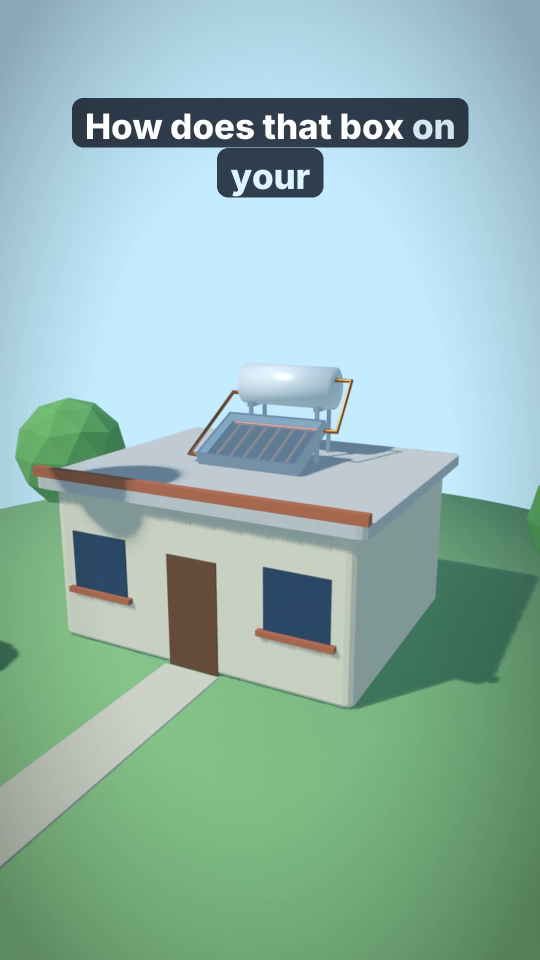
#> input picture handoffs/prueba-motores/ronda2/runs/2026-11-07_claude_opus-5.5_blender/calentador/stills/v1_t0.8.jpg, 1080 x 1920 px (shown at 1/2 size)
$ python -i compose_solar.py   (imports and definitions only)
#> lines starting #> are read from the running program, lines starting #| are printed output that depends on the picture
### handoffs/prueba-motores/ronda3/runs/2026-11-09_claude_opus-5.5_blender/proyecto/v1/compose_lib.py
# Ronda 2 · capa 2D común sobre los fotogramas de Blender: subtítulos de alto contraste, píldoras, rótulos con línea guía,
# títulos. Todo con Inter (tiene todos los glifos usados: ↑ ↓ → × % ·). Codifica con la voz del kit.
import json, math, os, subprocess, numpy as np
from PIL import Image, ImageDraw, ImageFont

FONTS = '/Users/ashleyarriaga/Desktop/Reels: AI Videos/skill/fonts/'
W_, H_, FPS = 1080, 1920, 30
_fc = {}
# [4 lines left out: function font, not called in this run]
def clamp(x, a=0.0, b=1.0): return max(a, min(b, x))
def back(u):
    u = clamp(u); c = 1.70158; return 1 + (c + 1) * (u - 1) ** 3 + c * (u - 1) ** 2
def ease(u): u = clamp(u); return u * u * (3 - 2 * u)
def hexc(h): h = h.lstrip('#'); return tuple(int(h[i:i + 2], 16) for i in (0, 2, 4))

# [61 lines left out: functions phrases, captions, pill, label, title, encode, not called in this run]

X_, Y_ = np.meshgrid(np.linspace(-1, 1, W_), np.linspace(-1, 1, H_))
VIG = (1 - 0.22 * np.clip(X_ ** 2 + Y_ ** 2 - 0.45, 0, 1.3))[..., None].astype(np.float32)
def load(fr_dir, i):
    im = np.asarray(Image.open(os.path.join(fr_dir, f'f_{i + 1:04d}.png')).convert('RGB').resize((W_, H_), Image.LANCZOS)).astype(np.float32) * VIG
    return Image.fromarray(np.clip(im, 0, 255).astype(np.uint8)).convert('RGBA')

### handoffs/prueba-motores/ronda3/runs/2026-11-09_claude_opus-5.5_blender/proyecto/v1/compose_solar.py
# Ronda 3 · sistema solar residencial: capa 2D (subtítulos, rótulos con línea guía, títulos) sobre los fotogramas de Blender + voz.
# Uso: python compose_solar.py <frames_dir> <salida.mp4> [--stills t1,t2,... <dir>]
# Todos los textos con Inter (tiene ↑ ↓ → ← ↔ × ·). Rótulos con nombre completo + abreviatura; el aire acondicionado nunca es "AC".
import sys, os, json
from PIL import Image, ImageDraw
HERE = os.path.dirname(os.path.abspath(__file__)); sys.path.insert(0, HERE)
from compose_lib import *

FR, OUT = sys.argv[1], sys.argv[2]
# [2 lines not run here, left out]
# [1 line that did not run here, left out]
ACCENT = hexc('#FFD23F')
INV_LABEL_DELAY = 0.0
EMPH = {'panels', 'direct', 'alternating', 'inverter', 'breaker', 'lights', 'fridge', 'grid', 'noon', 'extra', 'two-way', 'meter',
        'night', 'battery', 'bank', 'blackout', 'grid-tied', 'workers', 'batteries', 'hybrid', 'solar'}
DC, AC, RED, DARK = hexc('#FFB020'), hexc('#3FD5FF'), hexc('#E8402A'), (12, 18, 32)
W_TXT = (255, 255, 255)

def label(d, anchor, offset, txt, t, t0, t1, bg=(255, 255, 255), fg=(12, 18, 32), size=44, border=None):
    """like compose_lib.label but keeps the pill inside the frame (x 40..1040)"""
    if t < t0 or t > t1 + 0.3 or anchor[2] <= 0: return
    a = int(255 * (1 - clamp((t - t1) / 0.3))); s = back((t - t0) / 0.35)
    ax, ay = anchor[0], anchor[1]; px, py = ax + offset[0], ay + offset[1]
    w = d.textlength(txt, font=font(size)) + 44
    px = max(40 + w / 2, min(1040 - w / 2, px)); py = max(560, min(1560, py))
    k = ease((t - t0) / 0.25)
    d.line([(ax, ay), (ax + (px - ax) * k, ay + (py - ay) * k)], fill=(255, 255, 255, a), width=5)
    d.ellipse([ax - 10, ay - 10, ax + 10, ay + 10], fill=(255, 255, 255, a), outline=(12, 18, 32, a), width=3)
    pill(d, px, py, txt, s, bg, fg, size, a, border)

def frame(i):
    t = i / FPS; pr = PROJ[min(i, len(PROJ) - 1)]
    im = load(FR, i); ov = Image.new('RGBA', im.size, (0, 0, 0, 0)); d = ImageDraw.Draw(ov)
    title(d, 'WHERE DOES THE POWER GO?', t, 0.05, T['sunlight'] - 0.4, 1360, ACCENT, size=64)
    # 2 · panels
    label(d, pr['panels'], (-60, -300), 'SOLAR PANELS', t, T['panels'] - 0.1, T['direct'] - 0.2, border=ACCENT)
    title(d, 'DIRECT CURRENT (DC)', t, T['direct'], T['adds'] - 0.3, 1360, DC, DARK, 62, sub='flows one way →')
    label(d, pr['jun'], (-220, 260), 'POWER ADDS UP', t, T['adds'], T['single'] - 0.2, border=DC)
    label(d, pr['cable'], (-260, -160), 'ONE CABLE', t, T['single'], T['house'] - 0.1, bg=DC, fg=DARK)
    # 3 · house wants AC → inverter
    title(d, 'HOUSE: ALTERNATING CURRENT (AC)', t, T['alternating'] - 0.1, T['inverter'] - 0.3, 1360, AC, DARK, 42, sub='back and forth ↔')
    ti = T['inverter'] + INV_LABEL_DELAY
    label(d, pr['inv'], (-300, -260), 'INVERTER', t, ti, T['from_'] - 0.2, bg=ACCENT, fg=DARK, size=56)
    if t >= T['converts'] - 0.05:
        title(d, 'DC → AC', t, T['converts'] - 0.05, T['from_'] - 0.2, 1360, (255, 255, 255), DARK, 72, sub='direct current → alternating current')
    # 4 · breaker panel → loads
    label(d, pr['brk'], (-60, -330), 'BREAKER PANEL', t, T['breaker'], T['plug'] - 0.2, border=AC)
    label(d, pr['lamp'], (-200, -170), 'LIGHTS', t, T['lights'], T['plug'] - 0.2, border=AC, size=40)
    label(d, pr['fridge'], (90, 260), 'FRIDGE', t, T['fridge'], T['plug'] - 0.2, border=AC, size=40)
    label(d, pr['ac1'], (-140, -250), 'AIR CONDITIONER', t, T['aircon'], T['plug'] - 0.2, border=AC, size=40)
    # 5 · more things: the grid covers the difference; more panels; bigger inverter; the inverter limit
    label(d, pr['ac2'], (60, -280), '+ SECOND AIR CONDITIONER', t, T['second'], T['cant'] - 0.1, bg=ACCENT, fg=DARK, size=40)
    title(d, "PANELS CAN'T KEEP UP", t, T['cant'], T['grid'] - 0.1, 1360, RED, W_TXT, 62)
    label(d, pr['drop'], (-330, -200), 'GRID COVERS THE DIFFERENCE', t, T['grid'], T['runsun'] - 0.2, bg=AC, fg=DARK, size=40)
    label(d, pr['row3'], (0, -300), '+ MORE PANELS', t, T['add'], T['bigger'] - 0.5, bg=ACCENT, fg=DARK)
    label(d, pr['inv'], (-280, -300), 'BIGGER INVERTER', t, T['bigger'], T['limits'] - 0.2, bg=ACCENT, fg=DARK, size=50)
    if T['limits'] - 0.1 <= t <= T['noon']:
        title(d, 'MAX POWER AT ONCE', t, T['limits'] - 0.1, T['noon'] - 0.35, 1340, (255, 255, 255), DARK, 60, sub='the inverter sets the limit')
        k = clamp((t - T['limits']) / 1.2); bx, by, bw = 290, 1530, 500           # gauge filling up to the limit
        a = int(255 * (1 - clamp((t - T['noon'] + 0.35) / 0.35)))
        d.rounded_rectangle([bx, by, bx + bw, by + 44], radius=22, fill=(8, 14, 28, int(a * 0.8)), outline=(255, 255, 255, a), width=4)
        d.rounded_rectangle([bx + 6, by + 6, bx + 6 + (bw - 12) * k, by + 38], radius=16, fill=DC + (a,))
        d.line([(bx + bw - 30, by - 14), (bx + bw - 30, by + 58)], fill=RED + (a,), width=6)
        d.text((bx + bw - 30, by - 22), 'MAX', font=font(30), fill=RED + (a,), anchor='md')
    # 6 · noon: extra out to the grid, two-way meter
    title(d, 'NOON: YOU MAKE MORE THAN YOU USE', t, T['noon'], T['extra'] - 0.3, 1360, ACCENT, DARK, 42)
    label(d, pr['drop'], (-300, -220), 'EXTRA → TO THE GRID', t, T['extra'], T['twoway'] - 0.2, bg=AC, fg=DARK, size=42)
    label(d, pr['meter'], (-300, 230), 'TWO-WAY METER  ↔', t, T['twoway'], T['night'] - 0.2, bg=(255, 255, 255), fg=DARK, size=44, border=AC)
    # 7 · night: battery bank or the grid
    title(d, 'NIGHT: THE PANELS STOP', t, T['night'], T['battery'] - 0.4, 1360, (40, 60, 110), W_TXT, 54)
    label(d, pr['bat'], (-280, -260), 'BATTERY BANK', t, T['battery'], T['without'] - 0.1, bg=hexc('#46E08A'), fg=DARK, size=50)
    if T['stores'] <= t <= T['without']: pill(d, 540, 1480, 'charged with the extra from the day', back((t - T['stores']) / 0.35), (8, 14, 28), W_TXT, 38)
    title(d, 'NO BATTERY? POWER FROM THE GRID', t, T['without'], T['blackout'] - 0.3, 1360, AC, DARK, 42)
    # 8 · blackout
    title(d, 'BLACKOUT', t, T['blackout'] - 0.1, T['gridtied'] + 0.6, 1360, RED, W_TXT, 80)
    label(d, pr['pole'], (-280, 250), '× GRID DOWN', t, T['blackout'], T['only'] - 0.2, bg=RED, fg=W_TXT, size=46)
    label(d, pr['inv'], (-320, -260), 'GRID-TIED SYSTEM: OFF', t, T['shuts'], T['protect'] - 0.2, bg=RED, fg=W_TXT, size=44)
    label(d, pr['worker'], (-330, 230), 'KEEPS LINE WORKERS SAFE', t, T['workers'], T['only'] - 0.2, bg=ACCENT, fg=DARK, size=40)
    label(d, pr['bat'], (-300, -300), 'BATTERIES', t, T['batteries'], T['know'] - 0.1, bg=hexc('#46E08A'), fg=DARK, size=48)
    label(d, pr['inv'], (-330, -190), 'HYBRID INVERTER', t, T['hybrid'], T['know'] - 0.1, bg=ACCENT, fg=DARK, size=46)
    if t >= T['lightson'] - 0.1: title(d, 'LIGHTS STAY ON', t, T['lightson'] - 0.1, T['know'] - 0.2, 1360, hexc('#46E08A'), DARK, 64)
    # 9 · close
    title(d, 'SEND THIS TO SOMEONE', t, T['send'] - 0.2, T['end'] + 1, 1360, ACCENT, DARK, 64, sub='thinking about solar')
    captions(d, t, words, PH, EMPH, ACCENT)
    return Image.alpha_composite(im, ov).convert('RGB')

# [6 lines not run here, left out]

>>> import cv2
>>> picture = cv2.imread('../../../../../ronda2/runs/2026-11-07_claude_opus-5.5_blender/calentador/stills/v1_t0.8.jpg', cv2.IMREAD_GRAYSCALE)
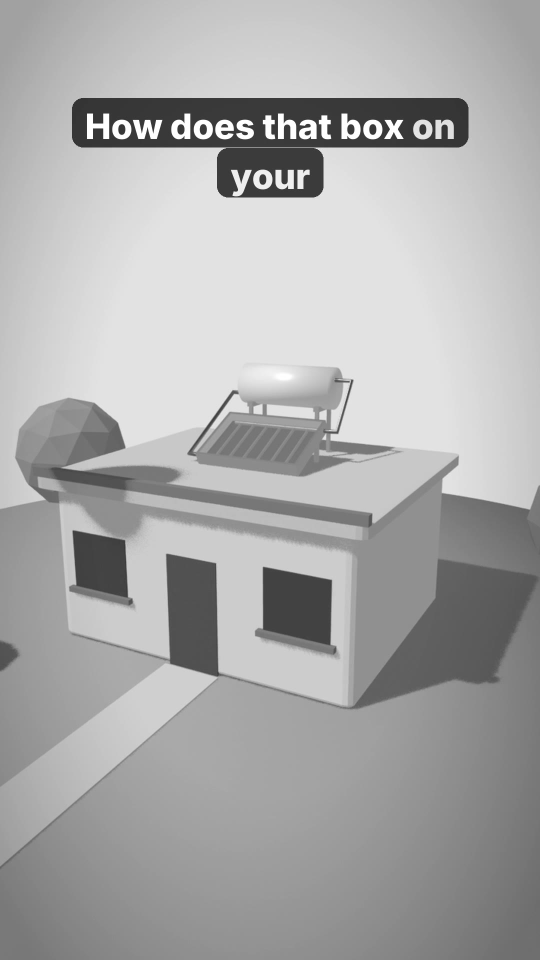
#> picture: shape (1920, 1080) (shown at 1/2 size); min 39, max 255, mean 170.6
>>> result = frame(picture)
#> in frame, `t = i / FPS`:
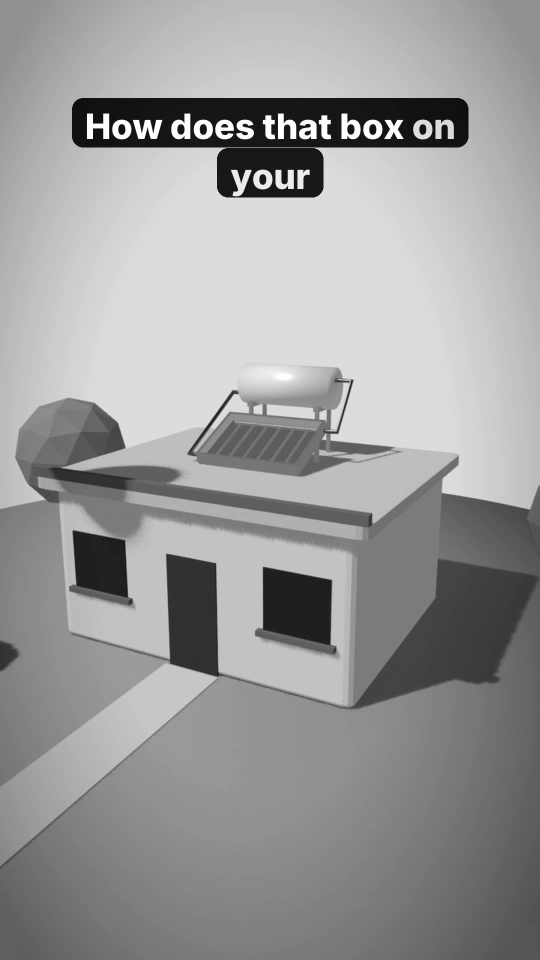
#> t: shape (1920, 1080) float64 (shown at 1/2 size); min 1.3, max 8.5, mean 5.69; drawn with min black and max white
#> (the run stopped early here; a loop or call above may not have finished)

$ run again, on handoffs/prueba-motores/ronda2/runs/2026-11-07_claude_opus-5.5_blender/calentador/stills/v1_t20.0.jpg
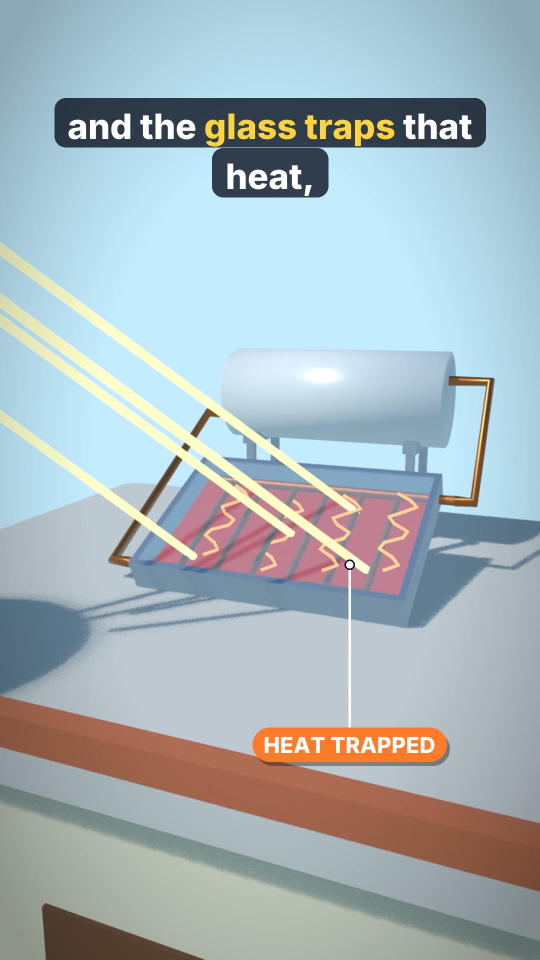
#> input picture handoffs/prueba-motores/ronda2/runs/2026-11-07_claude_opus-5.5_blender/calentador/stills/v1_t20.0.jpg, 1080 x 1920 px (shown at 1/2 size)
#> `picture = cv2.imread('../../../../../ronda2/runs/2026-11-07_claude_opu..`:
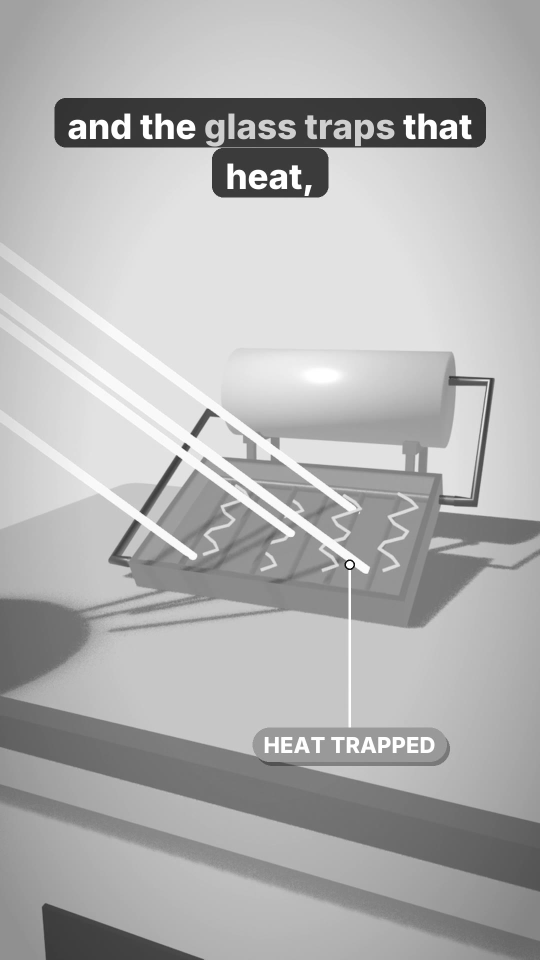
#> picture: shape (1920, 1080) (shown at 1/2 size); min 7, max 255, mean 178.1

$ run again, on handoffs/prueba-motores/ronda2/runs/2026-11-07_claude_opus-5.5_blender/calentador/stills/v1_t31.5.jpg
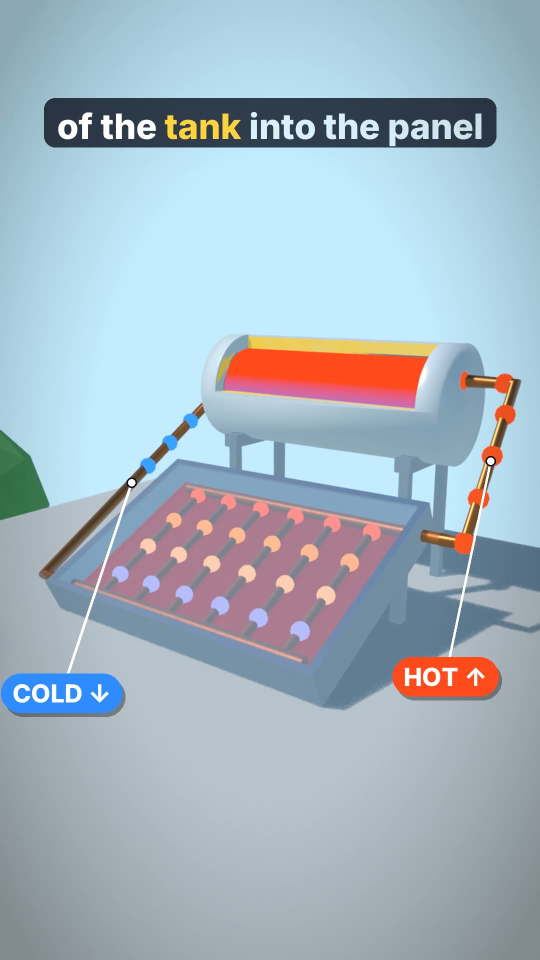
#> input picture handoffs/prueba-motores/ronda2/runs/2026-11-07_claude_opus-5.5_blender/calentador/stills/v1_t31.5.jpg, 1080 x 1920 px (shown at 1/2 size)
#> `picture = cv2.imread('../../../../../ronda2/runs/2026-11-07_claude_opu..`:
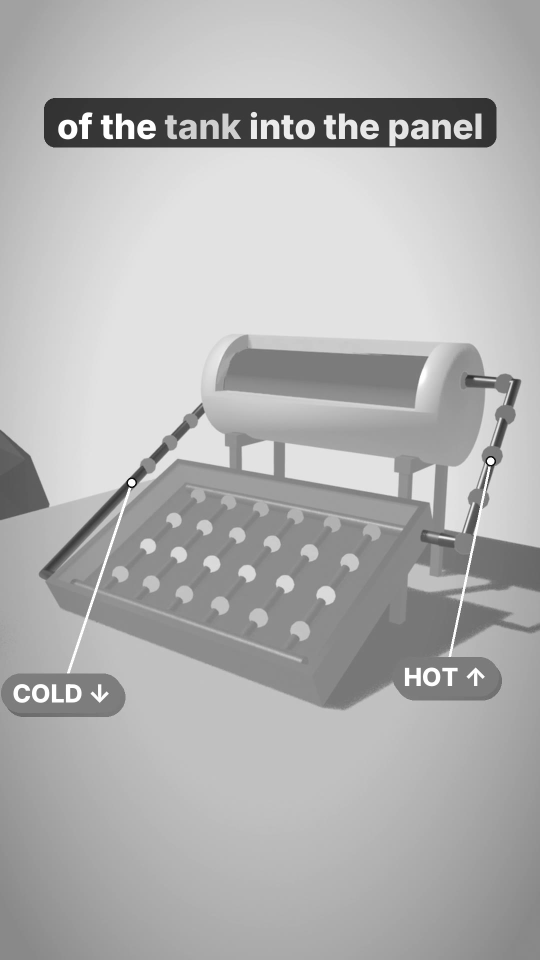
#> picture: shape (1920, 1080) (shown at 1/2 size); min 2, max 255, mean 177.4

$ run again, on handoffs/prueba-motores/ronda2/runs/2026-11-07_claude_opus-5.5_blender/calentador/stills/v1_t39.2.jpg
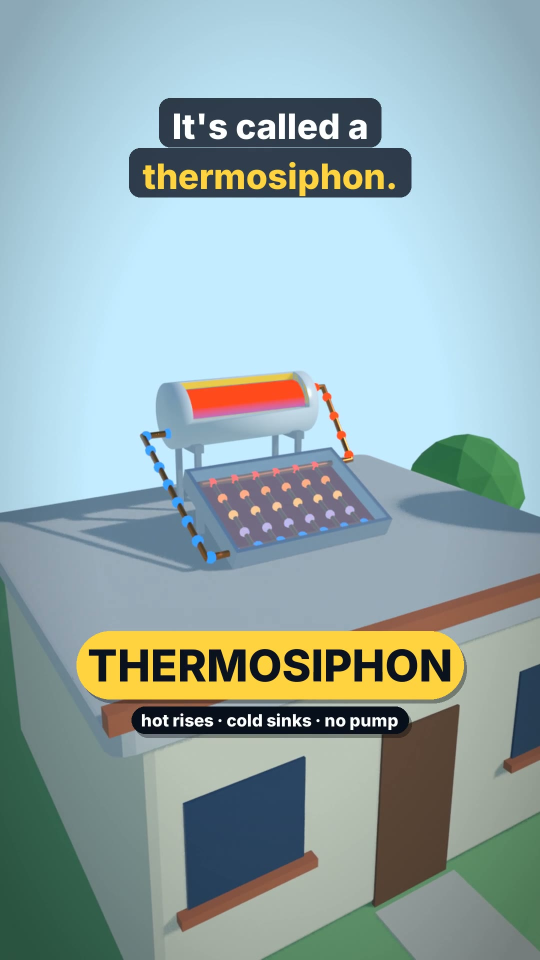
#> input picture handoffs/prueba-motores/ronda2/runs/2026-11-07_claude_opus-5.5_blender/calentador/stills/v1_t39.2.jpg, 1080 x 1920 px (shown at 1/2 size)
#> `picture = cv2.imread('../../../../../ronda2/runs/2026-11-07_claude_opu..`:
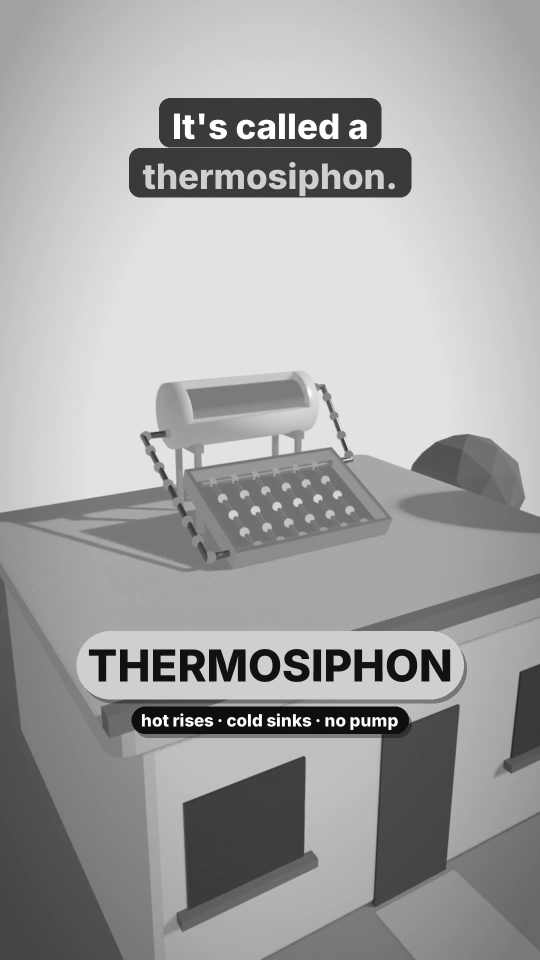
#> picture: shape (1920, 1080) (shown at 1/2 size); min 0, max 255, mean 162.7
